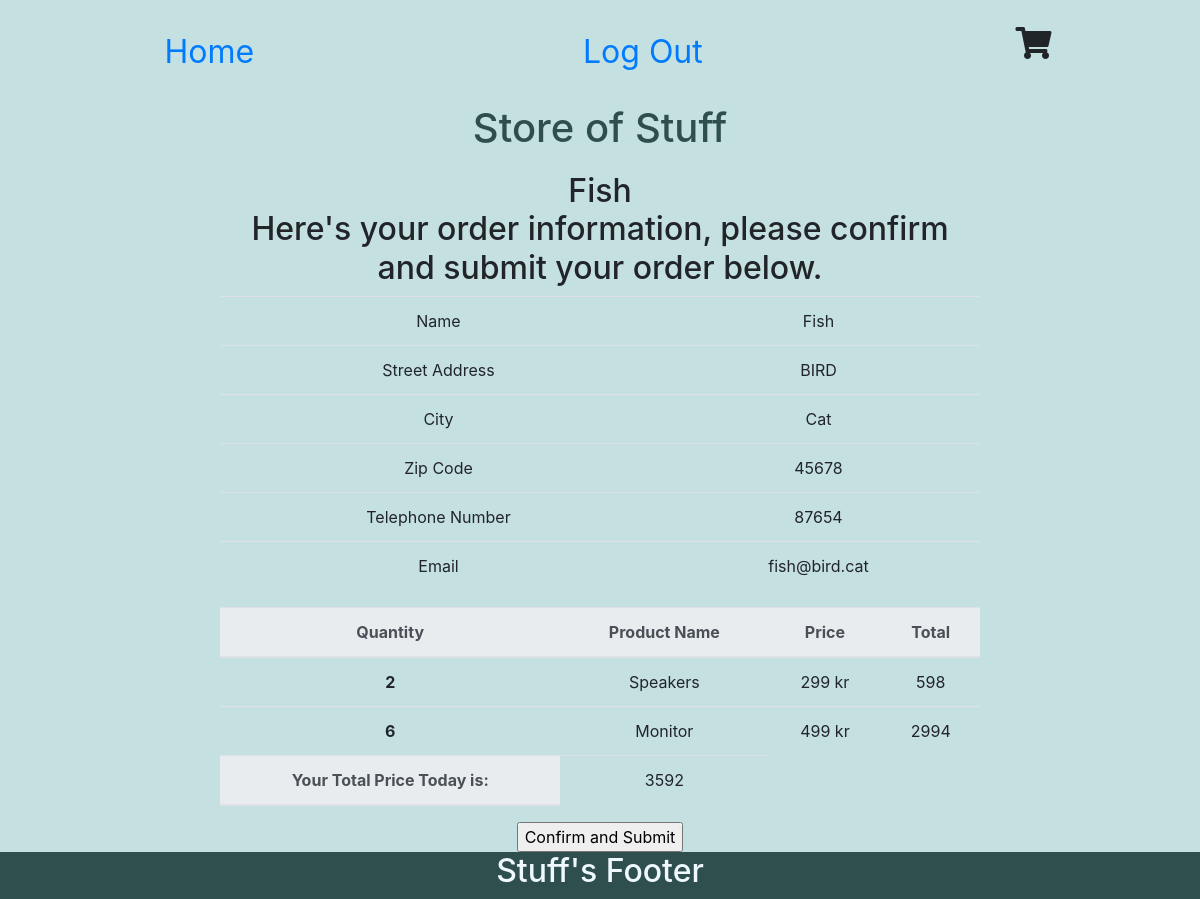
The app's page /checkout.php (signed in) with its own data.
### tables this page shows
CREATE TABLE `users` (
  `customer_id` int(11) NOT NULL,
  `username` varchar(200) NOT NULL,
  `password` varchar(200) NOT NULL,
  `customer_name` varchar(300) NOT NULL,
  `street_address` varchar(300) NOT NULL,
  `city` varchar(200) NOT NULL,
  `postal_zip_code` varchar(10) NOT NULL,
  `telephone_number` varchar(20) NOT NULL,
  `email` varchar(300) NOT NULL
);

CREATE TABLE `orders` (
  `order_id` int(11) NOT NULL,
  `product_id` int(11) NOT NULL,
  `quantity` int(11) NOT NULL,
  `customer_id` int(11) NOT NULL
);

CREATE TABLE `products` (
  `product_id` int(11) NOT NULL,
  `name` varchar(200) NOT NULL,
  `price` varchar(200) NOT NULL,
  `quantity` int(11) NOT NULL
);

### checkout.php (the view, shortened to what this page needs)
<?php
include 'includes_partials/head.php';
include 'includes_partials/nav.php';
include 'includes_partials/database_connections.php';
?>
<div class="container">
    <div class="row justify-content-center">
        <div class="col-10 col-md-8">
    <div class="row justify-content-center">
        <div class="col-12 text-center">
            <?php include 'includes_partials/header.php'; ?>
        </div>
    <div class="row justify-content-center">
        <div class="col-12 text-center">
            <?php if(isset($_SESSION['username'])){ ?>
            <h2><?= $_SESSION['username'] . "<br>" . "Here's your order information, please confirm and submit your order below.";
            }
            ?>
            </h2>
        </div>
    </div>
<?php
$username = $_SESSION["username"];
$statement = $pdo->prepare("SELECT * FROM users WHERE username = :username");
$statement->execute([
    ":username" => $username
]
);
$fetched_user = $statement->fetch();
?>
    <table class="table text-center">
        <div class="col-10 text-center">
            <tr>
                <td>Name</td>
                <td><?= $fetched_user['customer_name']; ?></td>
            </tr>
            <tr>
                <td>Street Address</td>
                <td><?= $fetched_user['street_address']; ?></td>
            </tr>
            <tr>
                <td>City</td>
                <td><?= $fetched_user['city']; ?></td>
            </tr>
            <tr>
                <td>Zip Code</td>
                <td><?= $fetched_user['postal_zip_code']; ?></td>
            </tr>
            <tr>
                <td>Telephone Number</td>
                <td><?= $fetched_user['telephone_number']; ?></td>
            </tr>
            <tr>
                <td>Email</td>
                <td><?= $fetched_user['email']; ?></td>
            </tr>
        </div>
    </table>
    <table class="table text-center">
        <div class="col-10 col-md-8">
            <thead class="thead-light">
                <tr>
                    <th scope="col">Quantity</th>
                    <th scope="col">Product Name</th>
                    <th scope="col">Price</th>
                    <th scope="col">Total</th>
                </tr>
            </thead>
            <?php
$sum = 0;
$customer_id = $_SESSION["customer_id"];
$statement = $pdo->prepare("SELECT orders.product_id, products.name, products.price, orders.quantity  FROM products
    INNER JOIN orders
    JOIN users
    ON products.product_id = orders.product_id
    AND orders.customer_id = users.customer_id
    WHERE orders.customer_id = $customer_id
    ORDER BY products.product_id ASC");
$statement->execute();
$products = $statement->fetchAll(PDO::FETCH_ASSOC);
    foreach ($products as $single_product){ ?>
                <tr>
                    <th scope="row"><?= $single_product['quantity']; ?></th>
                    <td><?= $single_product['name']; ?></td>
                    <td><?= $single_product['price'] . ' kr'; ?></td>
                    <td><?php $total = $single_product['price'] * $single_product['quantity'];
                        echo $total?></td>
<?php
$sum += $total;
    }
?>
                </tr>
            <thead class="thead-light">
                <tr>
                    <th scope="row">Your Total Price Today is:  </th>
                    <td><?= $sum; ?></td>
                </tr>
            </thead>
        </table>
    </div>
    <div class="row justify-content-center">
        <form action="thanks.php">
            <input type="submit" value="Confirm and Submit">
        </form>
    </div>
</div>
</div>
<?php
include 'includes_partials/foot.php';
?>

### css/stylesheet.css (style rules this page uses)
body { background-color: rgb(197, 224, 224); }

### records on screen
users: customer_name "Fish", street_address "BIRD", city "Cat", postal_zip_code "45678", telephone_number "87654", email "fish@bird.cat"
orders: quantity "2", product.name "Speakers", product.price "299", total "598"
orders: quantity "6", product.name "Monitor", product.price "499", total "2994"

### other values on screen
$_SESSION['username'] "Fish"
$sum "3592"
